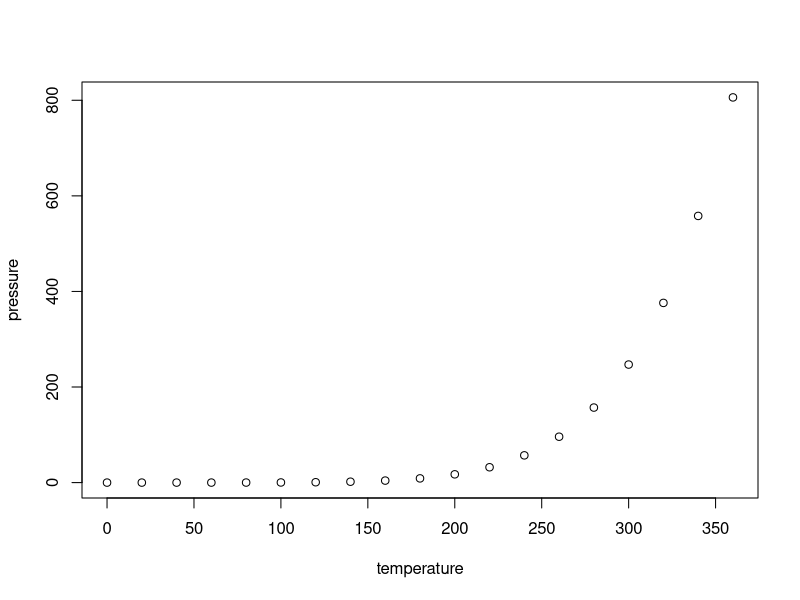
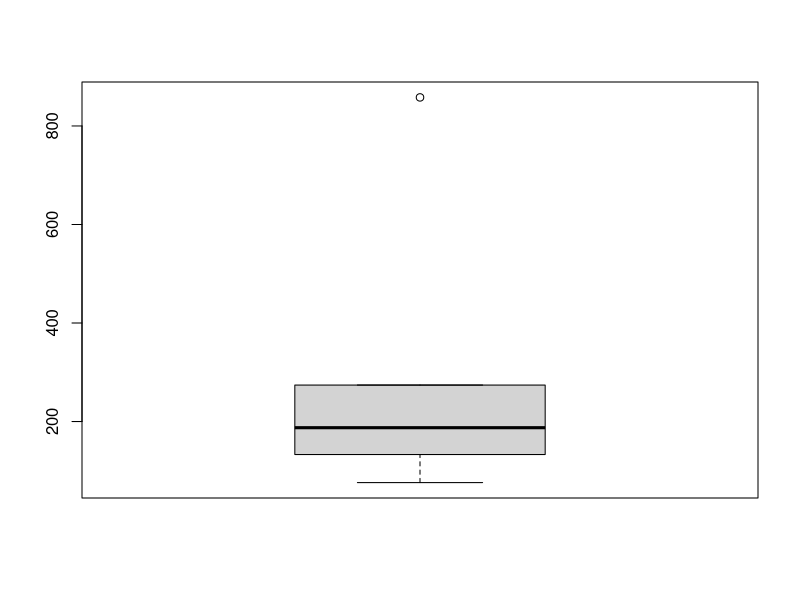
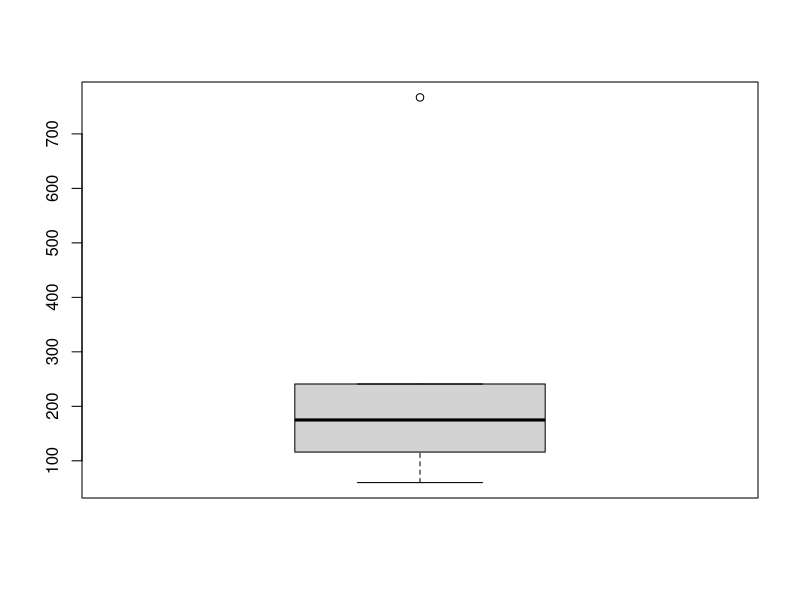
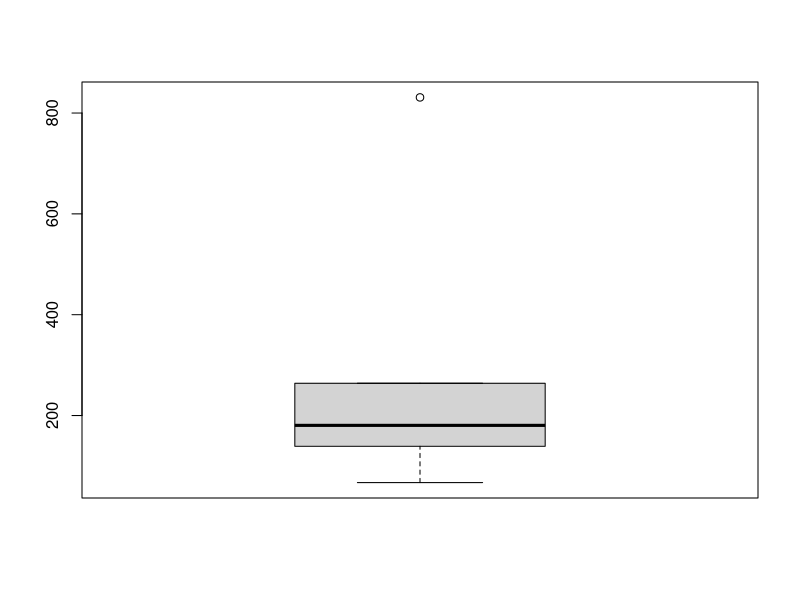
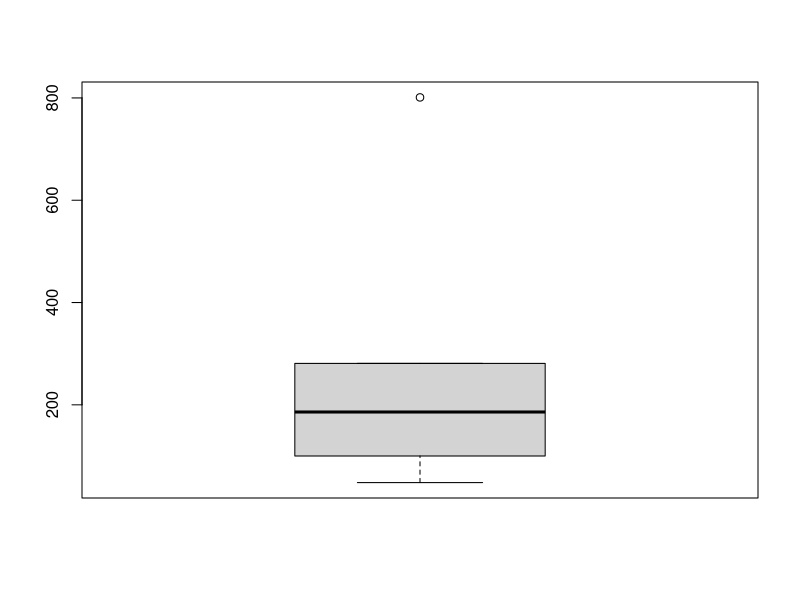
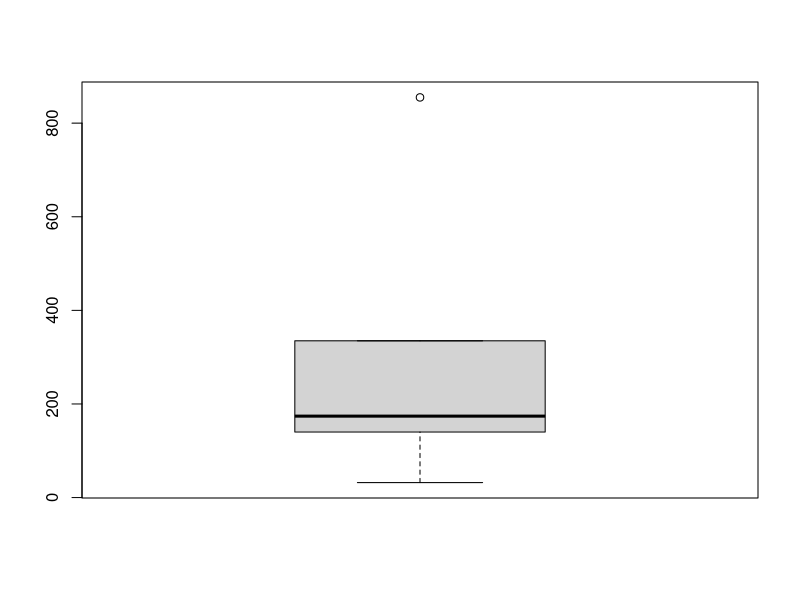
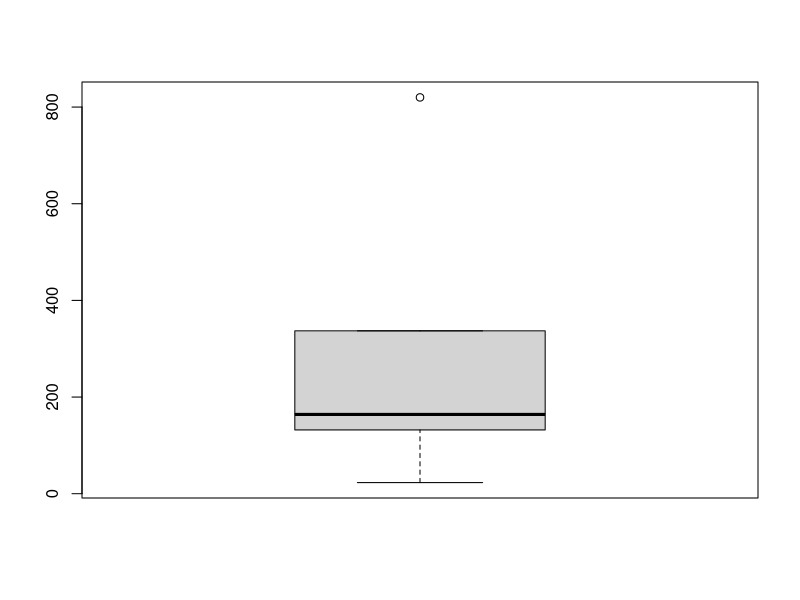
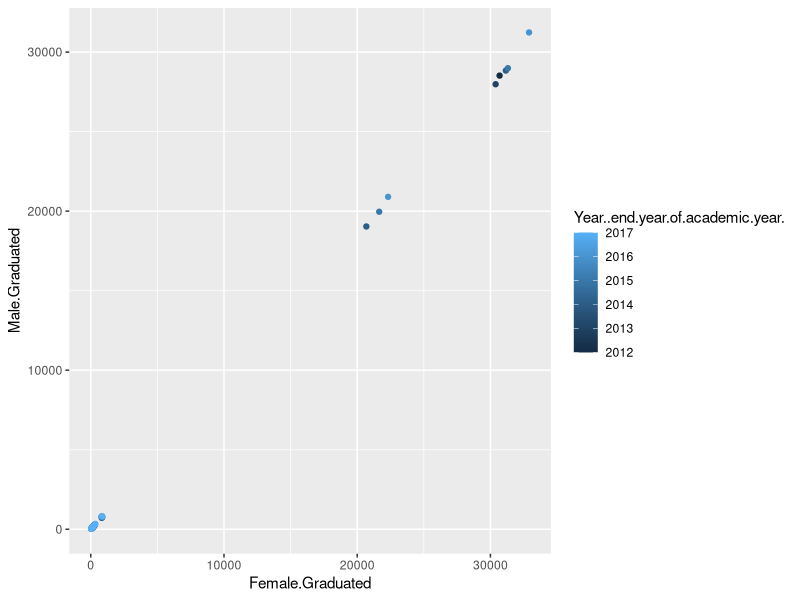

Recreate these plots in R, in order.
## ---- chunk 1
knitr::opts_chunk$set(echo = TRUE)
## ---- chunk 2
summary(cars)
## ---- chunk 3
plot(pressure)
## ---- chunk 4
GR_O <- read.csv("high-school-graduation-rates.csv")
nrow(GR_O)
GR <- na.omit(GR_O)   
nrow(GR)
head(GR)
ncol(GR)

GR_N <- GR[ which(GR$Year..end.year.of.academic.year.=='2012' |  GR$Year..end.year.of.academic.year.=='2013' | GR$Year..end.year.of.academic.year.=='2014' | GR$Year..end.year.of.academic.year.=='2015' | GR$Year..end.year.of.academic.year.=='2016' |GR$Year..end.year.of.academic.year.=='2017'
& GR$All.Subgroups.Number.in.Cohort < 5000), ]
tail(GR_N)
head(GR_N)
## ---- chunk 5
# Divide the original data frame into a new data frame by year

GR_2012 <- GR[ which(GR$Year..end.year.of.academic.year.=='2012'
& GR$All.Subgroups.Number.in.Cohort < 5000), ]
tail(GR_2012)


GR_2013 <- GR[ which(GR$Year..end.year.of.academic.year.=='2013'
& GR$All.Subgroups.Number.in.Cohort < 5000), ]
tail(GR_2013)


GR_2014 <- GR[ which(GR$Year..end.year.of.academic.year.=='2014'
& GR$All.Subgroups.Number.in.Cohort < 5000), ]
tail(GR_2014)


GR_2015 <- GR[ which(GR$Year..end.year.of.academic.year.=='2015'
& GR$All.Subgroups.Number.in.Cohort < 5000), ]
tail(GR_2015)


GR_2016 <- GR[ which(GR$Year..end.year.of.academic.year.=='2016'
& GR$All.Subgroups.Number.in.Cohort < 5000), ]
tail(GR_2016)


GR_2017 <- GR[ which(GR$Year..end.year.of.academic.year.=='2017'
& GR$All.Subgroups.Number.in.Cohort < 5000), ]
tail(GR_2017)



# In this part, we have GR_2012, GR_2013, GR_2014, GR_2015, GR_2016, GR_2017
## ---- chunk 6
library("tidyverse")

#compare the graduation rate between male and female each year, using boxplot amd scatterplot

boxplot(GR_2012$Female.Graduated)
boxplot(GR_2012$Male.Graduated)

boxplot(GR_2013$Female.Graduated)
boxplot(GR_2013$Male.Graduated)

boxplot(GR_2017$Female.Graduated)
boxplot(GR_2017$Male.Graduated)

ggplot(data = GR_N, mapping = aes(x=Female.Graduated, y=Male.Graduated, color = Year..end.year.of.academic.year. )) + geom_point()

## ---- chunk 7
#making scatterplot matrix, I didn't seem any associate

GR_1 <- GR_N[,1:10]
plot(GR_1,pch=20, cex=1.5,col="#69b3a2")

GR_2 <- GR_N[,11:20]
plot(GR_2,pch=20, cex=1.5,col="#69b3a2")

GR_3 <- GR_N[,21:30]
plot(GR_3,pch=20, cex=1.5,col="#69b3a2")

GR_4 <- GR_N[,31:40]
plot(GR_4,pch=20, cex=1.5,col="#69b3a2")
## ---- chunk 8
hist(GR_N$All.Subgroups.Percentage.Graduated,main = "Height")

ggplot(data = GR_N, mapping = aes(x=All.Subgroups.Percentage.Graduated, y=White.Percentage.Graduated, color = Year..end.year.of.academic.year. )) + geom_point()

ggplot(data = GR_N, mapping = aes(x=All.Subgroups.Percentage.Graduated, y=Male.Percentage.Graduated, color = Year..end.year.of.academic.year. )) + geom_point()

ggplot(data = GR_N, mapping = aes(x=All.Subgroups.Percentage.Graduated, y=Female.Percentage.Graduated, color = Year..end.year.of.academic.year. )) + geom_point()

ggplot(data = GR_N, mapping = aes(x=All.Subgroups.Percentage.Graduated, y=Black.or.African.American.Percentage.Graduated, color = Year..end.year.of.academic.year. )) + geom_point()

ggplot(data = GR_N, mapping = aes(x=All.Subgroups.Percentage.Graduated, y=Asian.Percentage.Graduated, color = Year..end.year.of.academic.year. )) + geom_point()

ggplot(data = GR_N, mapping = aes(x=All.Subgroups.Percentage.Graduated, y=American.Indian.or.Alaska.Native.Percentage.Graduated, color = Year..end.year.of.academic.year. )) + geom_point()
## ---- chunk 9
ggplot(GR_N,aes(x = All.Subgroups.Percentage.Graduated, y = White.Percentage.Graduated))+geom_point(color = 'blue')


#white
linearGR_AandW <- lm(All.Subgroups.Percentage.Graduated~White.Percentage.Graduated,GR_N)

summary(linearGR_AandW)

plot(GR_N$All.Subgroups.Percentage.Graduated~GR_N$White.Percentage.Graduated, col='blue')+abline(linearGR_AandW)

#Black
linearGR_AandB <- lm(All.Subgroups.Percentage.Graduated~Black.or.African.American.Percentage.Graduated,GR_N)

summary(linearGR_AandB)

plot(GR_N$All.Subgroups.Percentage.Graduated~GR_N$Black.or.African.American.Percentage.Graduated, col='blue')+abline(linearGR_AandB)

#Asian

linearGR_AandA <- lm(All.Subgroups.Percentage.Graduated~Asian.Percentage.Graduated,GR_N)

summary(linearGR_AandA)

plot(GR_N$All.Subgroups.Percentage.Graduated~GR_N$Asian.Percentage.Graduated, col='blue')+abline(linearGR_AandA)

#I
linearGR_AandI <- lm(All.Subgroups.Percentage.Graduated~American.Indian.or.Alaska.Native.Percentage.Graduated,GR_N)

summary(linearGR_AandI)

plot(GR_N$All.Subgroups.Percentage.Graduated~GR_N$American.Indian.or.Alaska.Native.Percentage.Graduated, col='blue')+abline(linearGR_AandI)
